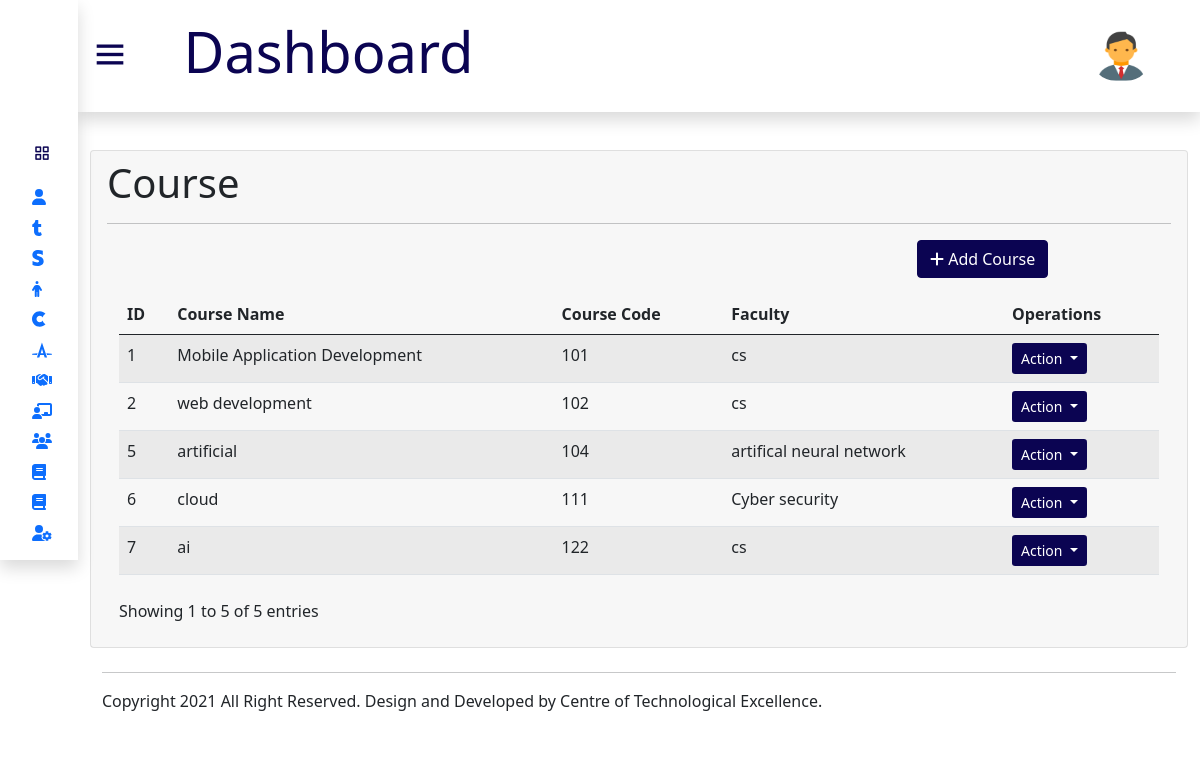
Page /admin/course.php (signed in) on the committed database.
### tables this page shows
CREATE TABLE `admin_course` (
  `id` int(11) NOT NULL,
  `name` varchar(255) NOT NULL,
  `code` varchar(255) NOT NULL,
  `faculty` varchar(255) NOT NULL,
  `status` varchar(255) NOT NULL
);

### admin/course.php (the view, shortened to what this page needs)
<?php
include 'header.php';
?>
<div class="body-section">
  <div class="container">
    <div class="card ">
      <div class="card-header border-0">
        <h3 class="card-title display-6">Course</h3>
        <hr>
        <div class="container mt-1">
          <div class="row">
            <div class="col-lg-9">
            </div>
            <div class="col-lg-3">
              <button type="button" id="button-addon2" data-bs-toggle="modal" data-bs-target="#exampleModal" class="btn float-right mb-3">
                <i class="fas fa-plus"></i> Add Course
              </button>
            </div>
          </div>
          <div class="card-body table-responsive p-0">
            <div class="row">
              <div class="col-lg-12">
                <table id="example" class="table table-striped  mx-10">
                  <thead>
                    <tr>
                      <th>ID</th>
                      <th>Course Name</th>
                      <th>Course Code</th>
                      <th>Faculty</th>
                      <th>Operations</th>
                    </tr>
                  </thead>
                  <tbody>
                    <?php
                    $select = mysqli_query($conn, "select * from admin_course");
                    while ($row = mysqli_fetch_assoc($select)) {
                    ?>
                      <tr>
                        <td><?php echo $row['id']; ?></td>
                        <td><?php echo $row['name']; ?></td>
                        <td><?php echo $row['code']; ?></td>
                        <td><?php echo $row['faculty']; ?></td>
                        <td>
                          <div class="action">
                            <button class="btn btnaction btn-sm dropdown-toggle" type="button" data-bs-toggle="dropdown" aria-expanded="false">
                              Action
                            </button>
                          </div>
                        </td>
                      </tr>
                    <?php
                    }
                    ?>
                  </tbody>
                </table>
              </div>
            </div>
            <div class="row mt-2">
              <div class="col-lg-4">
                <p>Showing 1 to 5 of 5 entries</p>
              </div>
              <div class="col-lg-4">
              </div>
              <div class="col-lg-4 ">
              </div>
            </div>
          </div>
        </div>
      </div>
    </div>
  </div>
</div>
<?php
include 'footer.php';
?>

### admin/css/styles.css (style rules this page uses)
* { margin: 0; padding: 0; box-sizing: border-box; font-family:'Segoe UI', Tahoma, Geneva, Verdana, sans-serif; }
#button-addon2 { background-color:#0B0452; color: white; border: 1px solid #0B0452; overflow: inherit; }
.body-section { position: relative; background: #ffffff; left: 78px; width: calc(100% - 78px); transition: all 0.5s ease; margin-top: 150px; }
.action .btnaction { background-color: #0B0452; color: white; }

### rows in the picture
admin_course: id "1", name "Mobile Application Development", code "101", faculty "cs"
admin_course: id "2", name "web development", code "102", faculty "cs"
admin_course: id "5", name "artificial", code "104", faculty "artifical neural network"
admin_course: id "6", name "cloud", code "111", faculty "Cyber security"
admin_course: id "7", name "ai", code "122", faculty "cs"
